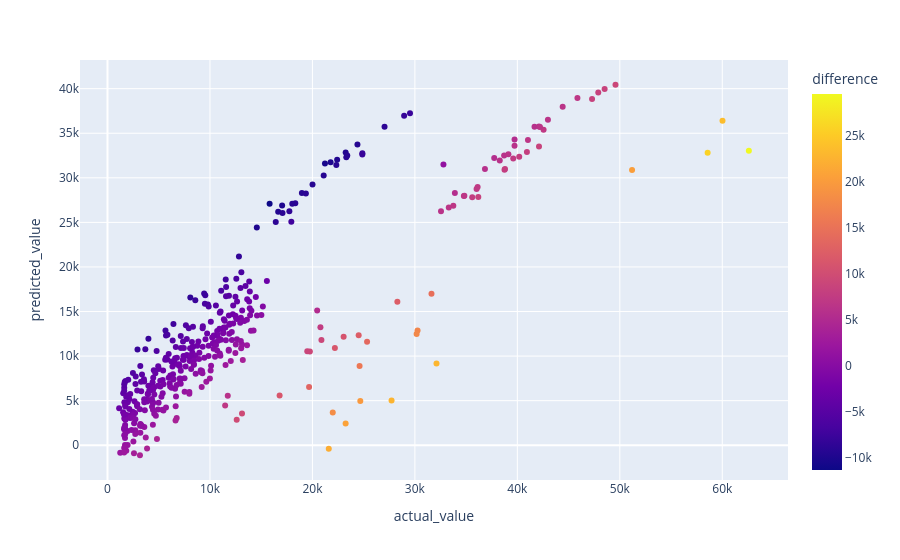

The cell this chart's notebook holds for it:
### Code cell
px.scatter(df4,x='actual_value',y='predicted_value',color='difference')

### Figure 1 — Plotly figure (JSON) as saved in the notebook; plotly's stock layout.template omitted (floating-point values rounded to 4 significant figures; data arrays with more than 128 entries replaced by an {"elided": "..."} marker saying what was removed)
{"data": [{"hovertemplate": "actual_value=%{x}<br>predicted_value=%{y}<br>difference=%{marker.color}<extra></extra>", "legendgroup": "", "marker": {"color": {"elided": "402 float values"}, "coloraxis": "coloraxis", "symbol": "circle"}, "mode": "markers", "name": "", "orientation": "v", "showlegend": false, "type": "scatter", "x": {"elided": "402 float values"}, "xaxis": "x", "y": {"elided": "402 float values"}, "yaxis": "y"}], "layout": {"coloraxis": {"colorbar": {"title": {"text": "difference"}}, "colorscale": [[0, "#0d0887"], [0.1111, "#46039f"], [0.2222, "#7201a8"], [0.3333, "#9c179e"], [0.4444, "#bd3786"], [0.5556, "#d8576b"], [0.6667, "#ed7953"], [0.7778, "#fb9f3a"], [0.8889, "#fdca26"], [1, "#f0f921"]]}, "legend": {"tracegroupgap": 0}, "margin": {"t": 60}, "xaxis": {"anchor": "y", "domain": [0, 1], "title": {"text": "actual_value"}}, "yaxis": {"anchor": "x", "domain": [0, 1], "title": {"text": "predicted_value"}}}}
